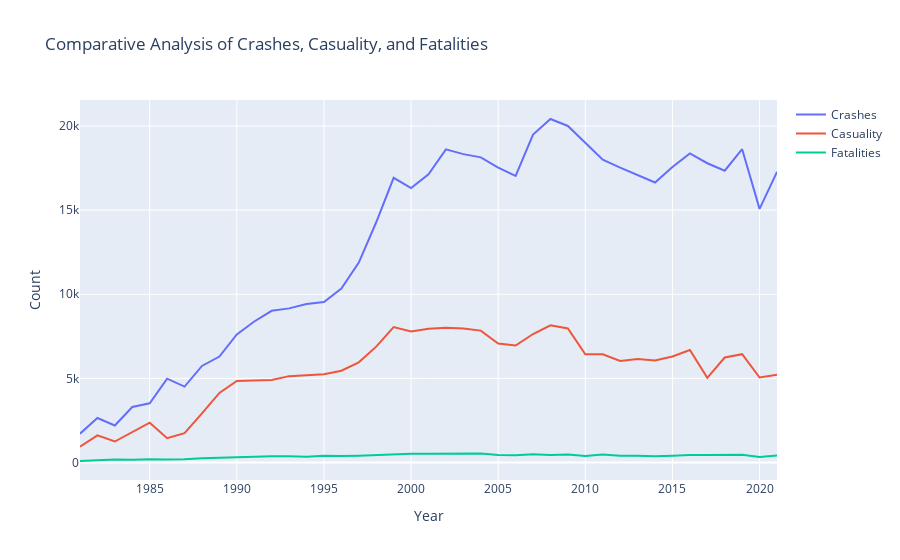

The notebook cell saved with this chart:
### Code cell
import plotly.graph_objects as go

# Calculate the maximum number of crashes, casualties, and fatalities by year
max_crashes = df.groupby('year')['crashes'].max().reset_index()
max_casuality = df.groupby('year')['casuality'].max().reset_index()
max_fatalities = df.groupby('year')['fatalities'].max().reset_index()

# Create a figure
fig = go.Figure()

# Add traces for crashes, casualties, and fatalities
fig.add_trace(go.Scatter(x=max_crashes['year'], y=max_crashes['crashes'], mode='lines', name='Crashes'))
fig.add_trace(go.Scatter(x=max_casuality['year'], y=max_casuality['casuality'], mode='lines', name='Casuality'))
fig.add_trace(go.Scatter(x=max_fatalities['year'], y=max_fatalities['fatalities'], mode='lines', name='Fatalities'))

# Customize the figure layout
fig.update_layout(
    title='Comparative Analysis of Crashes, Casuality, and Fatalities',
    xaxis_title='Year',
    yaxis_title='Count'
)

# Show the figure
fig.show()

### Figure 1 — Plotly figure (JSON) as saved in the notebook; plotly's stock layout.template omitted (floating-point values rounded to 4 significant figures)
{"data": [{"mode": "lines", "name": "Crashes", "type": "scatter", "x": [1981, 1982, 1983, 1984, 1985, 1986, 1987, 1988, 1989, 1990, 1991, 1992, 1993, 1994, 1995, 1996, 1997, 1998, 1999, 2000, 2001, 2002, 2003, 2004, 2005, 2006, 2007, 2008, 2009, 2010, 2011, 2012, 2013, 2014, 2015, 2016, 2017, 2018, 2019, 2020, 2021], "y": [1715, 2648, 2205, 3300, 3521, 4983, 4515, 5741, 6299, 7614, 8381, 9017, 9161, 9420, 9536, 10338, 11882, 14279, 16922, 16313, 17125, 18610, 18329, 18136, 17522, 17035, 19487, 20415, 20000, 18978, 18001, 17527, 17062, 16641, 17564, 18373, 17786, 17341, 18623, 15075, 17277]}, {"mode": "lines", "name": "Casuality", "type": "scatter", "x": [1981, 1982, 1983, 1984, 1985, 1986, 1987, 1988, 1989, 1990, 1991, 1992, 1993, 1994, 1995, 1996, 1997, 1998, 1999, 2000, 2001, 2002, 2003, 2004, 2005, 2006, 2007, 2008, 2009, 2010, 2011, 2012, 2013, 2014, 2015, 2016, 2017, 2018, 2019, 2020, 2021], "y": [940, 1614, 1251, 1799, 2369, 1448, 1746, 2923, 4136, 4845, 4871, 4909, 5136, 5171, 5247, 5457, 5956, 6887, 8049, 7790, 7945, 8014, 7969, 7840, 7069, 6952, 7639, 8160, 7970, 6430, 6436, 6035, 6157, 6065, 6303, 6687, 5033, 6243, 6442, 5052, 5219]}, {"mode": "lines", "name": "Fatalities", "type": "scatter", "x": [1981, 1982, 1983, 1984, 1985, 1986, 1987, 1988, 1989, 1990, 1991, 1992, 1993, 1994, 1995, 1996, 1997, 1998, 1999, 2000, 2001, 2002, 2003, 2004, 2005, 2006, 2007, 2008, 2009, 2010, 2011, 2012, 2013, 2014, 2015, 2016, 2017, 2018, 2019, 2020, 2021], "y": [93, 130, 176, 168, 198, 182, 191, 262, 295, 314, 349, 368, 379, 352, 410, 388, 411, 453, 494, 529, 526, 520, 557, 532, 450, 429, 497, 455, 475, 397, 483, 404, 411, 377, 411, 450, 444, 462, 457, 325, 413]}], "layout": {"title": {"text": "Comparative Analysis of Crashes, Casuality, and Fatalities"}, "xaxis": {"title": {"text": "Year"}}, "yaxis": {"title": {"text": "Count"}}}}
